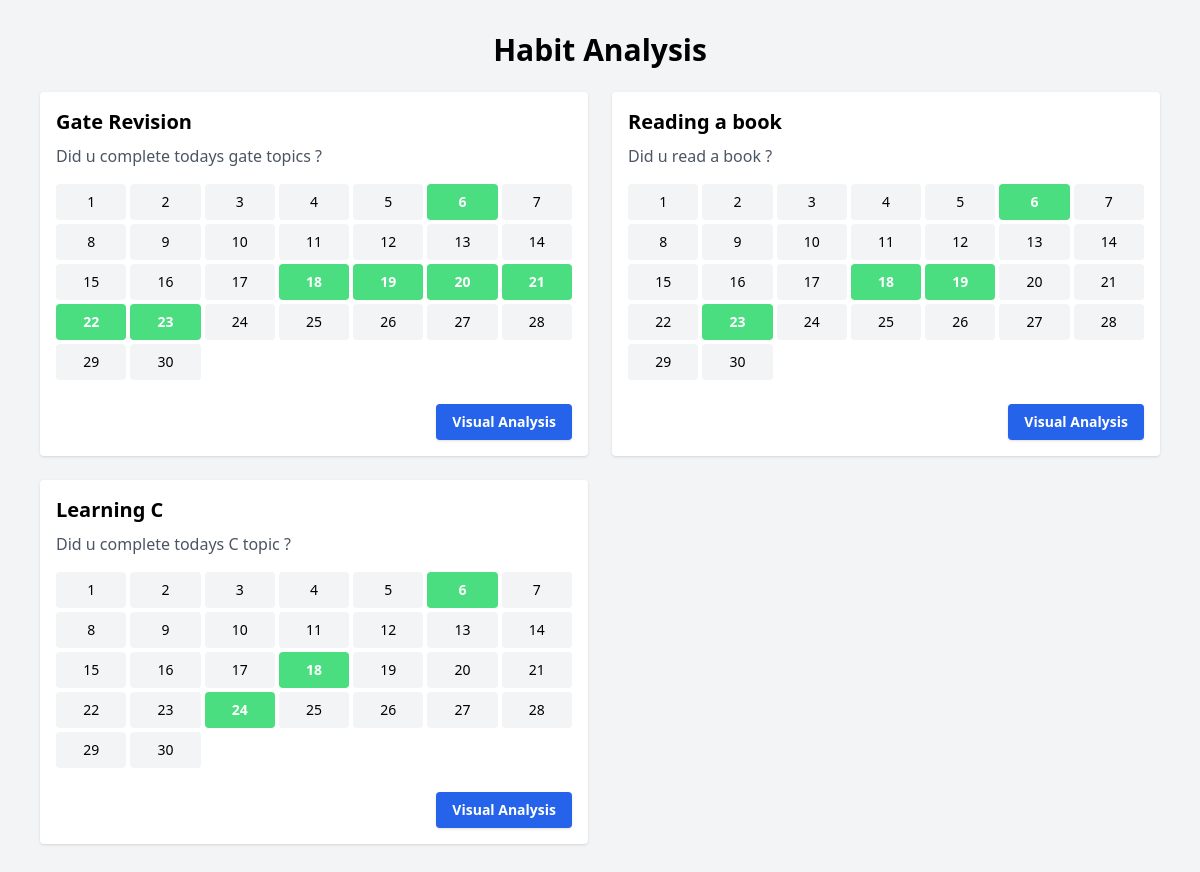
Page /habit_analysis (signed in) on the earlier database version.
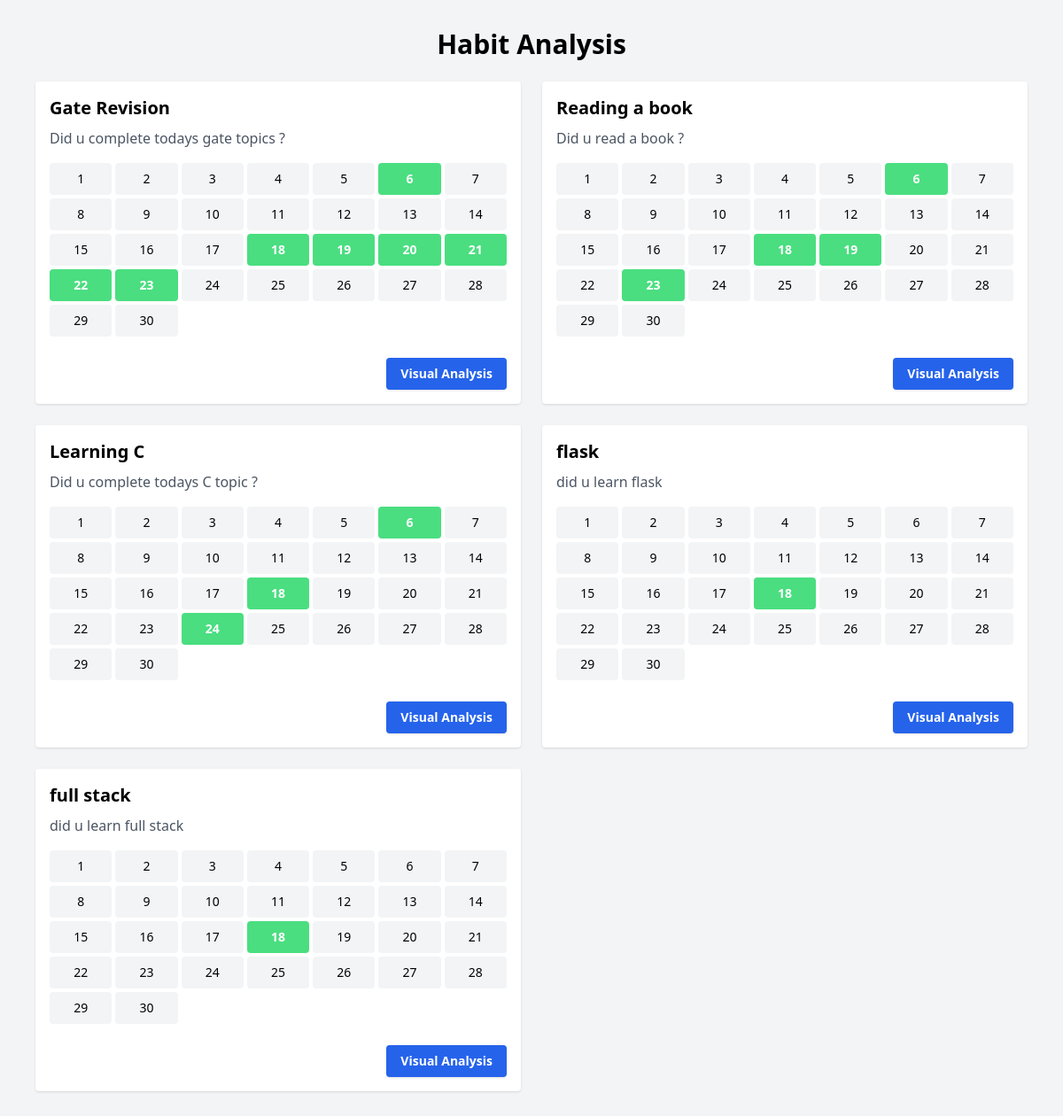
Same page on the later database version.
### app.py (models this page shows)
class Habit(db.Model):
    id = db.Column(db.Integer, primary_key=True)
    user_id = db.Column(db.Integer, db.ForeignKey('user.id'), nullable=False)
    type = db.Column(db.String(50), nullable=False)
    name = db.Column(db.String(100), nullable=False)
    question = db.Column(db.String(255))
    notes = db.Column(db.Text)
    color = db.Column(db.String(20))

### app.py (the view)
@app.route('/habit_analysis')
def habit_analysis():
    if 'user_id' not in session:
        return redirect(url_for('login'))
    today = date.today()
    year, month = today.year, today.month
    user_id = session['user_id']
    habits = Habit.query.filter_by(user_id=user_id).all()
    logs = HabitLog.query.join(Habit).filter(
        Habit.user_id == user_id,
        HabitLog.date.like(f"{year}-{month:02d}-%"),
        HabitLog.value == True
    ).all()
    from collections import defaultdict
    marked_dates = defaultdict(list)
    for log in logs:
        marked_dates[log.habit_id].append(log.date)
    month_days = calendar.monthrange(year, month)[1]
    calendar_days = [
        {
            'day': day,
            'date_str': f"{year}-{month:02d}-{day:02d}"
        }
        for day in range(1, month_days + 1)
    ]
    return render_template("habit_analysis.html", habits=habits, marked_dates=marked_dates,
                           calendar_days=calendar_days, month=month, year=year)

### templates/habit_analysis.html (shortened to what this page needs)
{% extends "base.html" %}
{% block content %}
<div class="max-w-6xl mx-auto px-4 py-8">
    <h1 class="text-3xl font-bold mb-6 text-center">Habit Analysis</h1>
    <div class="grid grid-cols-1 md:grid-cols-2 gap-6">
        {% for habit in habits %}
        <div class="bg-white rounded shadow p-4">
            <h2 class="text-xl font-semibold mb-2">{{ habit.name }}</h2>
            <p class="text-gray-600 mb-4">{{ habit.question }}</p>
            <div class="grid grid-cols-7 gap-1 text-center text-sm mb-4">
                {% for d in calendar_days %}
                {% set is_yes = d.date_str in marked_dates.get(habit.id, []) %}
                <div class="p-2 rounded
                                  {% if is_yes %}
                                    bg-green-400 text-white font-semibold
                                  {% else %}
                                    bg-gray-100
                                  {% endif %}">
                    {{ d.day }}
                </div>
                {% endfor %}
            </div>
            <div class="text-right">
                <a href="{{ url_for('habit_visual', habit_id=habit.id) }}"
                    class="mt-2 inline-block bg-blue-600 hover:bg-blue-700 text-white text-sm font-semibold px-4 py-2 rounded shadow">
                    Visual Analysis
                </a>
            </div>
        </div>
        {% endfor %}
    </div>
</div>
{% endblock %}

### templates/base.html (shortened to what this page needs)
<!DOCTYPE html>
<html lang="en">
<head>
    <script src="https://cdn.tailwindcss.com"></script>
</head>
<body class="bg-gray-100 min-h-screen">
    {% block content %}{% endblock %}
</body>
</html>

Differences in the rows shown:
added Habit: name "flask", question "did u learn flask", day "1" "2" "3" "4" "5" "6" "7" "8" "9" "10" "11" "12" "13" "14" "15" "16" "17" "18" "19" "20" "21" "22" "23" "24" "25" "26" "27" "28" "29" "30"
added Habit: name "full stack", question "did u learn full stack", day "1" "2" "3" "4" "5" "6" "7" "8" "9" "10" "11" "12" "13" "14" "15" "16" "17" "18" "19" "20" "21" "22" "23" "24" "25" "26" "27" "28" "29" "30"
